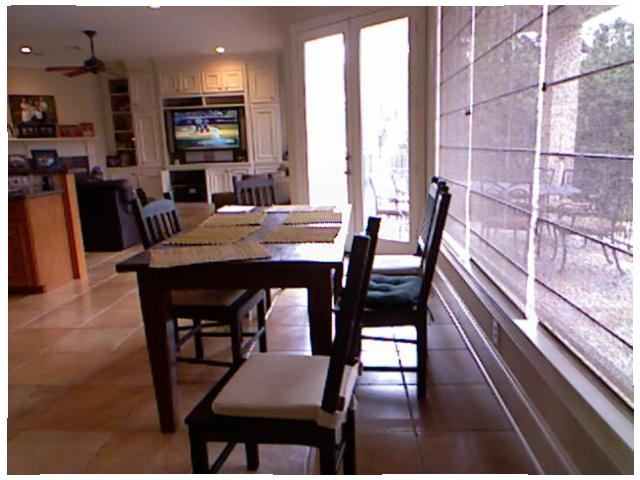
#> input picture img800.jpg, 640 x 480 px
$ jupyter execute --allow-errors UWIG_result.ipynb
#> lines starting #> are read from the running program, lines starting #| are printed output that depends on the picture
# Underwater Image Generation

In this notebook the implemented UW image generation function written in file UWIG.py is used.

An image in the root folder is already loaded in this notebook. New images can be loaded in the load image block.

Input Image specifications : Image should be RGB-D where image is normal RGB image and its corresponding depth map is a 2D matrix with each pixel representing the ditance of pixel from camera in meters.

All other parameters have been decribed below as required.

water type = 0,1,,,8,9 (corresponding to Jerlovs water types: I,IA,IB,II,III,1C,3C,7C,9C)

camera type = 0,1,2 (0 : Nikon, 1 : Canon, 2 : Mobile(grasshopper))

d = vertical distace from surface of water

image matrix in BGR format (as read in by cv2)

A neutral background color has been given to function B_clr = (0.75,0.75,0.45)

To change the background color please change in the .py file in function "generate_uw" with constraints: B_clr max for blue, green and red respectively = 0.8,0.8,0.5 and B_clr min for blue, green and red respectively = 0.7,0.7,0.4

[cell 1]
import numpy as np
import matplotlib.pyplot as plt
import cv2
#> (the rest of this cell did not finish here and is left out)

[cell 2]
def display(img):
    # if image is bgr(as read in by CV2), convert it to rgb for display by matplotlib
    if(img.ndim==3):
        img = img[:,:,::-1]
    plt.figure(figsize = (5,5))
    plt.imshow(img)
    plt.axis('off')

#convert depth map given in meters to [0-255] to view as image
def display_depth(depth1):
    depth_image = (depth1 - np.min(depth1)) / np.max(depth1)
    depth_image = (depth_image * 255).astype(np.uint8)
    plt.figure(figsize = (5,5))
    plt.imshow(depth_image, cmap='Spectral')
    plt.axis('off')

[cell 3]
#load image 1
#CV2 loads image in BGR format
image1 = cv2.imread('img800.jpg')
#> image1 is the input picture: shape (480, 640, 3); mean B, G, R 113.1, 112.5, 132.3
image1 = image1/255
display(image1)
#> in display, `img = img[:,:,::-1]`:
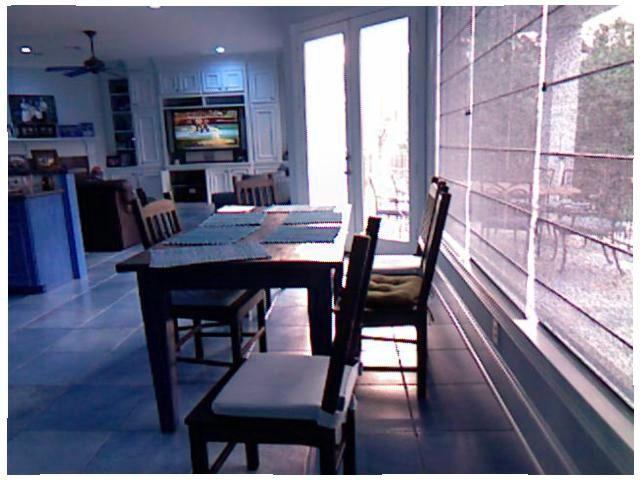
#> img: shape (480, 640, 3) float64; mean of channels 0, 1, 2 0.519, 0.441, 0.444; drawn as B, G, R
#load depth map
depth1 = np.genfromtxt('depth800.csv', delimiter=',')
display_depth(depth1)
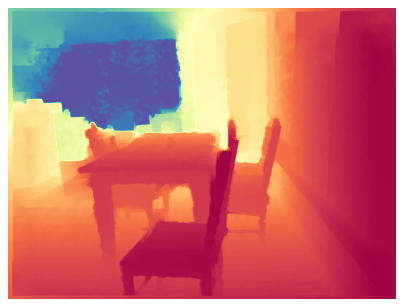
#> figure drawn by matplotlib, 1 panel

[cell 4]
water_type = ['I','IA','IB','II','III','1C','3C','5C','7C','9C']

# [5 lines of commented-out code are left out]
def gen_uw(img,depth_map,cam_type,depth):
#> called with cam_type = 0, depth = 1
    fig, axes = plt.subplots(2, 5, figsize=(25,9))
    for i in range(10):
        uw_img = generate_uw(img, depth_map, i, cam_type, depth)
        uw_img = uw_img[:,:,::-1]
        axes[i//5,i%5].imshow(uw_img)
        axes[i//5,i%5].set_axis_off()
        axes[i//5,i%5].set_title(water_type[i])
    plt.show()
